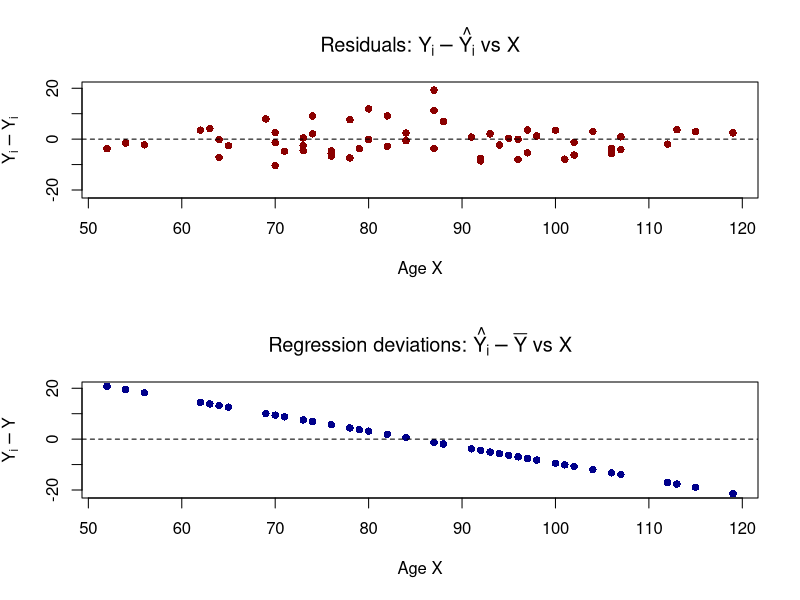

Reproduce this figure in R.
# CH01PR27 原始数据
X <- c(106,106,97,113,96,119,92,112,92,102,107,107,102,115,101,87,91,97,82,78,95,98,94,96,100,84,70,104,76,93,73,73,76,80,84,71,64,88,79,88,73,74,76,87,70,69,54,62,78,65,64,74,87,63,82,80,52,56,70,74)
Y <- c(43,41,47,46,45,41,47,41,48,48,42,47,43,44,42,55,57,56,59,57,54,53,52,53,54,60,59,51,59,57,68,63,60,63,63,64,66,65,60,65,65,69,61,70,68,78,78,78,72,70,73,76,78,78,71,75,77,76,72,76)

muscle <- data.frame(X,Y)
fit <- lm(Y ~ X, data = muscle)

yhat <- fitted(fit)          # \hat Y_i
e <- residuals(fit)          # Y_i - \hat Y_i 残差
ybar <- mean(Y)
dev_reg <- yhat - ybar       # \hat Y_i - \bar Y 回归偏差

# 设置统一y轴范围，两张图标尺完全一致
y_range <- range(c(e, dev_reg))

# 输出p4.png，2行1列子图
png("p4.png", width = 900, height = 700)
par(mfrow = c(2,1))  # 2行1列布局

# 第一张：残差 Y_i‑Ŷ_i 对 X
plot(x = muscle$X, y = e,
     main = expression(paste("Residuals: ", Y[i] - hat(Y[i]), " vs X")),
     xlab = "Age X",
     ylab = expression(Y[i] - hat(Y[i])),
     ylim = y_range,
     pch = 16, col = "darkred")
abline(h = 0, lty = 2, col = "black")

# 第二张：回归偏差 Ŷ_i‑Ȳ 对 X，用完全一样ylim
plot(x = muscle$X, y = dev_reg,
     main = expression(paste("Regression deviations: ", hat(Y[i]) - bar(Y), " vs X")),
     xlab = "Age X",
     ylab = expression(hat(Y[i]) - bar(Y)),
     ylim = y_range,
     pch = 16, col = "darkblue")
abline(h = 0, lty = 2, col = "black")

par(mfrow=c(1,1))
dev.off()
